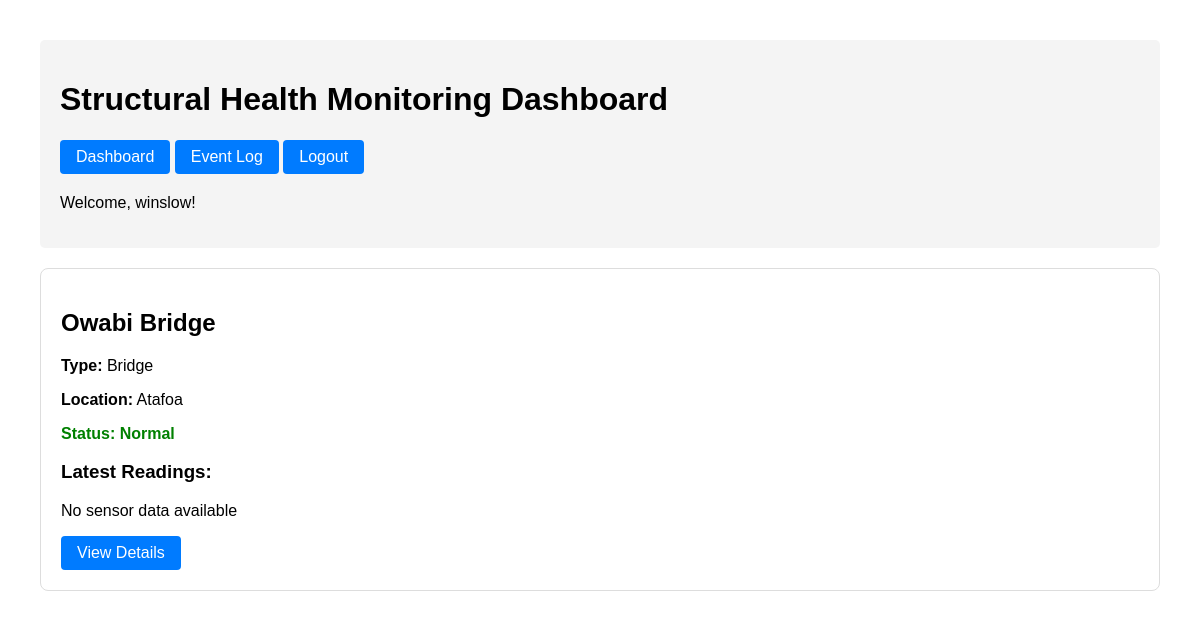
The page /dashboard/ (signed in) on the database its author committed.
### shm/models.py (models this page shows, shortened)
class Structure(models.Model):
    STRUCTURE_TYPES = (
        ('bridge', 'Bridge'),
        ('building', 'Building'),
        ('tunnel', 'Tunnel'),
    )
    name = models.CharField(max_length=200)
    type = models.CharField(max_length=20, choices=STRUCTURE_TYPES)
    description = models.TextField(blank=True)
    location = models.CharField(max_length=200)
    health_status = models.CharField(max_length=20, default='normal')
    created_at = models.DateTimeField(auto_now_add=True)
    updated_at = models.DateTimeField(auto_now=True)
    manager = models.ForeignKey(settings.AUTH_USER_MODEL, on_delete=models.CASCADE, null= True, blank= True)

### shm/views.py (the view)
# urls.py: path('dashboard/', views.dashboard, name='dashboard'),
@login_required
def dashboard(request):
    structures = Structure.objects.all()
    latest_events = EventLogs.objects.order_by('-timestamp')[:10]
    for structure in structures:
        structure.latest_data = SensorData.objects.filter(
            structure=structure
        ).order_by('-timestamp')[:5]
    return render(request, 'shm/dashboard.html', {
        'structures': structures,
        'latest_events': latest_events
    })

### shm/templates/shm/dashboard.html (shortened to what this page needs)
<!DOCTYPE html>
<html>
<head>
</head>
<body>
    <div class="header">
        <h1>Structural Health Monitoring Dashboard</h1>
        <div class="nav">
            <a href="/" class="btn">Dashboard</a>
            <a href="/events/" class="btn">Event Log</a>
            <a href="/accounts/logout/" class="btn">Logout</a>
        </div>
        <p>Welcome, {{ user.username }}!</p>
    </div>
    <div class="structures-grid">
        {% for structure in structures %}
        <div class="structure-card">
            <h2>{{ structure.name }}</h2>
            <p><strong>Type:</strong> {{ structure.get_type_display }}</p>
            <p><strong>Location:</strong> {{ structure.location }}</p>
            <p class="status-{{ structure.health_status }}">
                <strong>Status:</strong> {{ structure.health_status|title }}
            </p>
            <h3>Latest Readings:</h3>
            {% if structure.latest_data %}
                <ul>
                {% for data in structure.latest_data %}
                    <li>{{ data.get_sensor_type_display }}: {{ data.value|floatformat:3 }}
                        {% if data.is_critical %}<span class="severity-critical">(CRITICAL)</span>{% endif %}
                    </li>
                {% endfor %}
                </ul>
            {% else %}
                <p>No sensor data available</p>
            {% endif %}
            <a href="{% url 'structure_detail' structure.id %}" class="btn">View Details</a>
        </div>
        {% empty %}
        <div class="structure-card">
            <h2>No Structures Found</h2>
            <p>No structures have been added to the monitoring system yet.</p>
            <p><a href="/admin/shm/structure/add/">Add a structure in admin</a></p>
        </div>
        {% endfor %}
    </div>
</body>
</html>

### shm/templates/shm/dashboard.html (style rules this page uses)
body { font-family: Arial, sans-serif; margin: 40px; }
.header { background: #f4f4f4; padding: 20px; border-radius: 5px; margin-bottom: 20px; }
.structures-grid { display: grid; grid-template-columns: repeat(auto-fit, minmax(300px, 1fr)); gap: 20px; }
.structure-card { border: 1px solid #ddd; padding: 20px; border-radius: 8px; }
.status-normal { color: green; font-weight: bold; }
.btn { display: inline-block; padding: 8px 16px; background: #007bff; color: white; text-decoration: none; border-radius: 4px; }
.nav { margin-bottom: 20px; }

### rows shown on the page
Structure: name "Owabi Bridge", type "Bridge", location "Atafoa", health_status "Normal", shows "No sensor data available"

### other values the page prints
{{ user.username }} "winslow"
